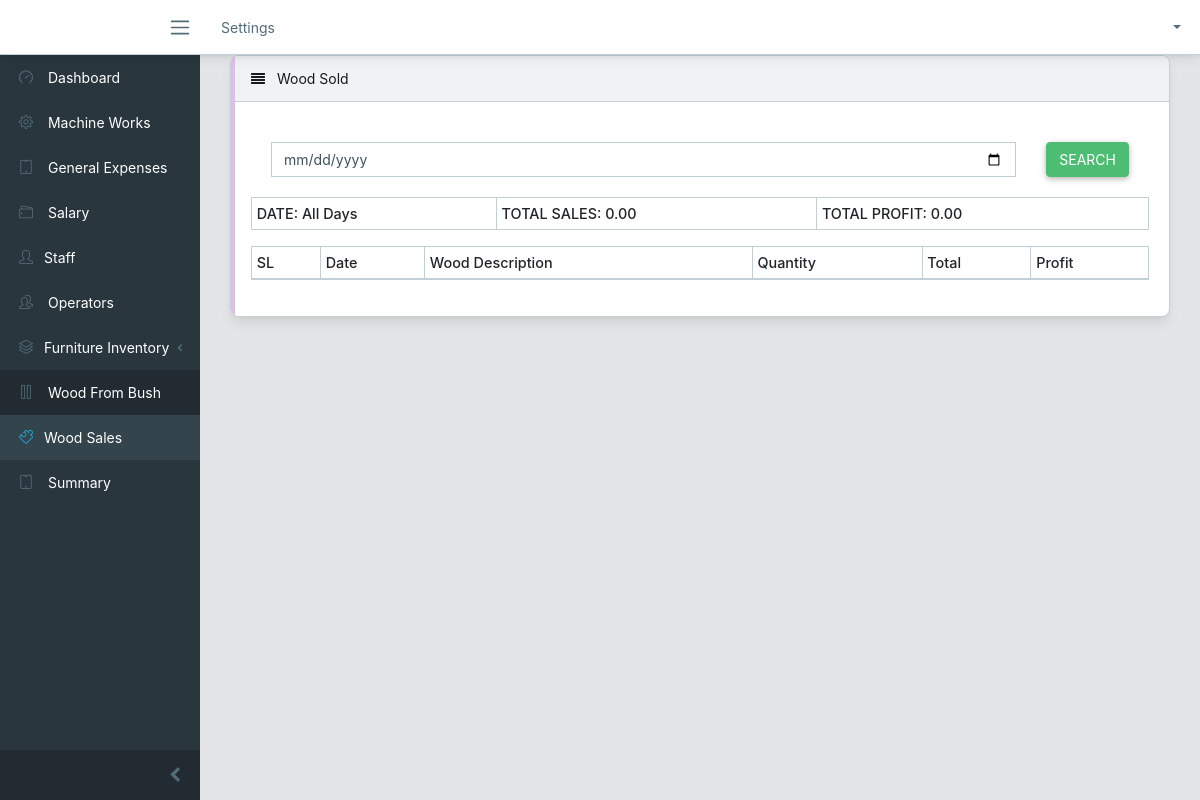
Before: /wood-sold (signed in) with the older database file.
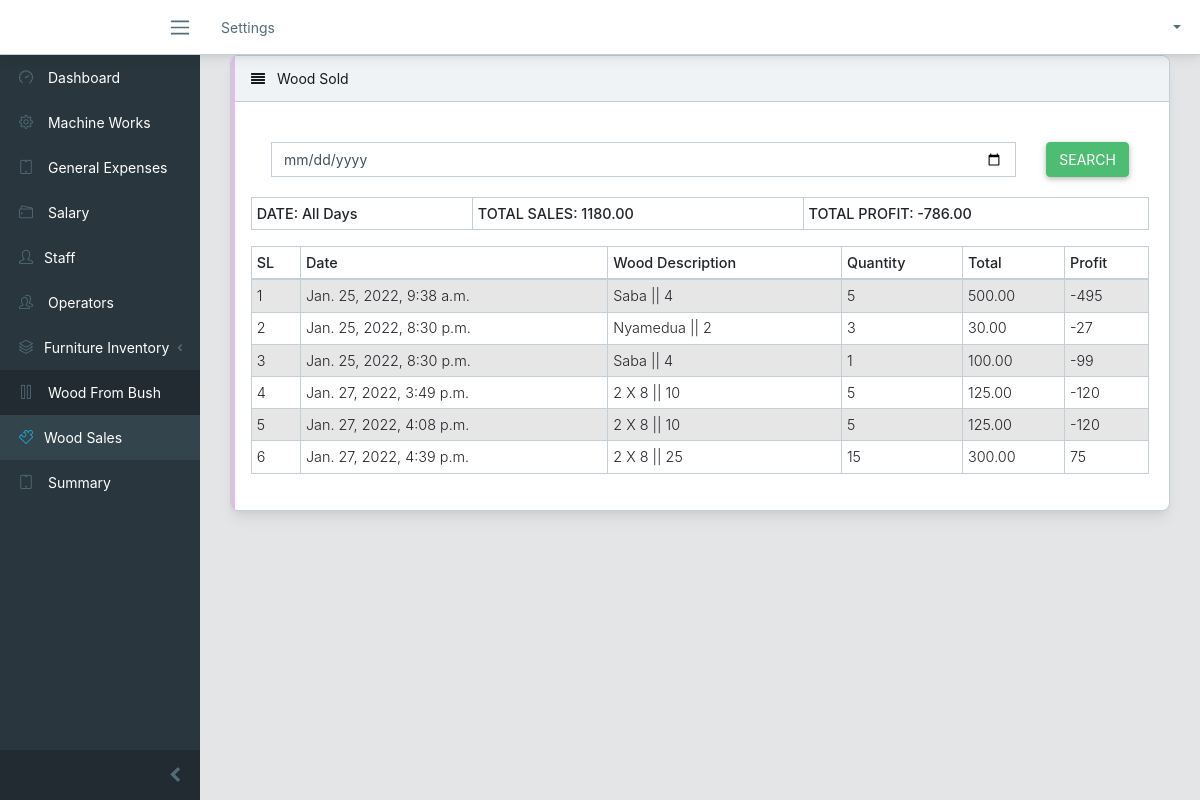
After: the same page with the newer database file.
### services/models.py (models this page shows, shortened)
class WoodItemSale(models.Model):
    woodfrombush = models.ForeignKey(WoodFromBush, on_delete= models.CASCADE)
    woodsale = models.ForeignKey(WoodSale, verbose_name=("woodsale"), on_delete=models.CASCADE)
    quantity = models.IntegerField()
    total_amount = models.DecimalField(decimal_places=2, max_digits=9)
    date_sold = models.DateTimeField(auto_now_add= True)
    @property
    def total_profit(self):
        return  self.woodfrombush.profit * self.quantity

class WoodSale(models.Model):
    total_price = models.DecimalField(decimal_places=2, max_digits= 9, default=0.0)
    date_sold = models.DateTimeField(auto_now_add= True)

class WoodFromBush(models.Model):
    operator = models.ForeignKey(Operator, on_delete=models.CASCADE)
    description = models.CharField(choices =WOOD_FROM_BUSH_CHOICES, max_length=30 )
    quantity = models.IntegerField()
    price = models.DecimalField(decimal_places=2, max_digits=9 )
    sell_price = models.DecimalField(decimal_places=2, max_digits=9 )
    date_purchased = models.DateTimeField(auto_now_add= True)
    def __str__(self):
        return self.description + " || " + str(self.quantity)
    @property
    def profit(self):
        return  int(self.sell_price) - int(self.price)

### services/views.py (the view)
# urls.py: path('wood-sold', views.wood_sold, name = "wood_sold"),
@login_required
def wood_sold(request):
    woodsale = WoodItemSale.objects.all()
    work_date = request.GET.get("date_recorded")
    total_sales = 0
    total = 0
    if work_date != '' and work_date != None:
        woodsale.filter(date_sold__icontains = work_date)
        for i in woodsale:
            total += i.total_profit
            total_sales += i.total_amount
    else:
        work_date = "All Days"
        for i in woodsale:
            total += i.total_profit
            total_sales += i.total_amount
    context = {
        "total": total,
       "woodsale": woodsale,
       "work_date": work_date,
       "total_sales" : total_sales,
    }
    return render(request, 'lists/wood_sold.html', context)

### templates/lists/wood_sold.html (shortened to what this page needs)
{% extends "base.html" %}
{% block content %}
<div class="row">
    <div class="col-lg-12">
        <div class="card">
            <div class="card-header">
                <i class="fa fa-align-justify"></i> Wood Sold</div>
            <div class="card-body">
                <table class="table table-responsive-sm table-bordered table-striped table-sm">
                    <tr>
                                <form class="card card-sm">
                                    <div class="card-body row no-gytters align-items-center">
                                        <div class="col">
                                            <input type="date" name='date_recorded' class="form-control form-control-borderless" placeholder="Search for products">
                                        </div>
                                        <div class="col-auto">
                                            <button class='btn btn-success' type='submit'>Search</button>
                                        </div>
                                    </div>
                                </form>
                    </tr>
                    </div>
                    <tr>
                       <th>DATE: {{ work_date}}</th>
                       <th>TOTAL SALES: {{ total_sales|floatformat:2 }} </th>
                       <th>TOTAL PROFIT: {{ total|floatformat:2 }} </th>
                    </tr>
                <table class="table table-responsive-sm table-bordered table-striped table-sm">
                    <thead>
                        <tr>
                            <th>SL</th>
                            <th>Date</th>
                            <th>Wood Description</th>
                            <th>Quantity</th>
                            <th>Total</th>
                            <th>Profit</th>
                        </tr>
                    </thead>
                    <tbody>
                        {% for woodsold in woodsale %}
                            <tr>
                                <td>{{ forloop.counter }}</td>
                                <td>{{ woodsold.woodsale.date_sold }}</td>
                                <td>{{ woodsold.woodfrombush }} </td>
                                <td>{{ woodsold.quantity }}</td>
                                <td>{{woodsold.total_amount }}</td>
                                <td>{{woodsold.total_profit}}</td>
                            </tr>
                        {% endfor %}
                    </tbody>
                </table>
            </div>
        </div>
    </div>
</div>
{% endblock %}

Changed rows visible on the page:
added WoodItemSale: woodsale.date_sold "Jan. 25, 2022, 9:38 a.m.", woodfrombush "Saba || 4", quantity "5", total_amount "500.00", total_profit "-495"
added WoodItemSale: woodsale.date_sold "Jan. 25, 2022, 8:30 p.m.", woodfrombush "Nyamedua || 2", quantity "3", total_amount "30.00", total_profit "-27"
added WoodItemSale: woodsale.date_sold "Jan. 25, 2022, 8:30 p.m.", woodfrombush "Saba || 4", quantity "1", total_amount "100.00", total_profit "-99"
added WoodItemSale: woodsale.date_sold "Jan. 27, 2022, 3:49 p.m.", woodfrombush "2 X 8 || 10", quantity "5", total_amount "125.00", total_profit "-120"
added WoodItemSale: woodsale.date_sold "Jan. 27, 2022, 4:08 p.m.", woodfrombush "2 X 8 || 10", quantity "5", total_amount "125.00", total_profit "-120"
added WoodItemSale: woodsale.date_sold "Jan. 27, 2022, 4:39 p.m.", woodfrombush "2 X 8 || 25", quantity "15", total_amount "300.00", total_profit "75"
Other visible differences:
{{ total_sales|floatformat:2 }}: "0.00" → "1180.00"
{{ total|floatformat:2 }}: "0.00" → "-786.00"
